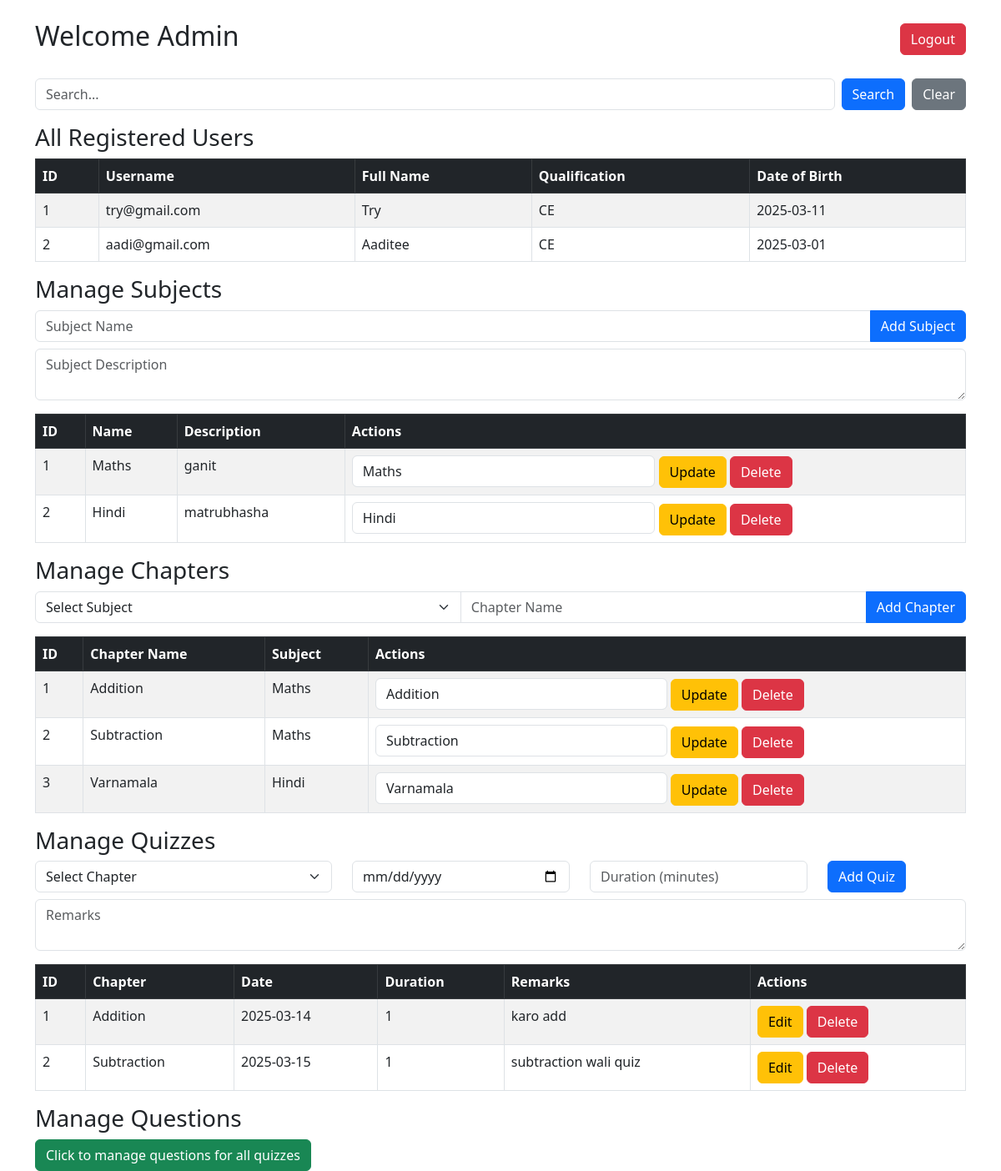
The app's page /admin_dashboard (signed in), older data.
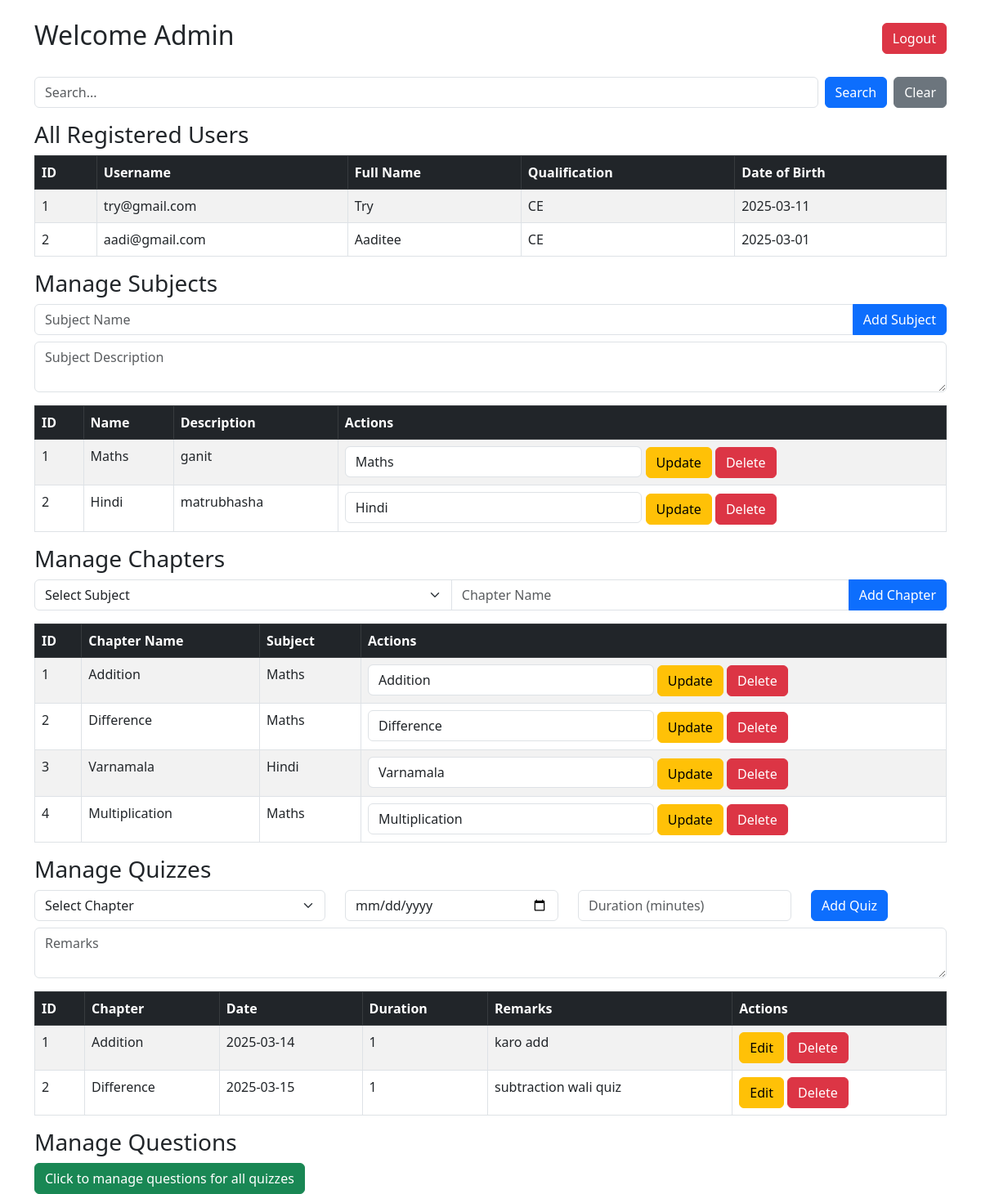
The same page, newer data.
### models/models.py (models this page shows, shortened)
class User(db.Model):
    id = db.Column(db.Integer, primary_key=True)
    username = db.Column(db.String(100), unique=True, nullable=False)
    password = db.Column(db.String(255), nullable=False)
    full_name = db.Column(db.String(200), nullable=False)
    qualification = db.Column(db.String(200))
    dob = db.Column(db.Date, nullable=False)
    scores = db.relationship('QuizScore', backref='user', lazy=True)

class Subject(db.Model):
    id = db.Column(db.Integer, primary_key=True)
    name = db.Column(db.String(100), unique=True, nullable=False)
    description = db.Column(db.Text)
    chapters = db.relationship('Chapter', backref='subject', lazy=True)

class Chapter(db.Model):
    id = db.Column(db.Integer, primary_key=True)
    name = db.Column(db.String(100), nullable=False)
    subject_id = db.Column(db.Integer, db.ForeignKey('subject.id'), nullable=False)
    quizzes = db.relationship('Quiz', backref='chapter', lazy=True)

class Quiz(db.Model):
    id = db.Column(db.Integer, primary_key=True)
    chapter_id = db.Column(db.Integer, db.ForeignKey('chapter.id'), nullable=False)
    date_of_quiz = db.Column(db.Date)
    time_duration = db.Column(db.Integer)  # Store duration in minutes
    remarks = db.Column(db.Text)
    questions = db.relationship('Question', backref='quiz', lazy=True)

### app.py (the view, shortened to what this page needs)
@app.route('/admin_dashboard', methods=['GET', 'POST'])
def admin_dashboard():
    if 'admin_logged_in' not in session:
        return redirect(url_for('auth.admin_login'))
    users = User.query.all()
    subjects = Subject.query.all()
    chapters = Chapter.query.all()
    quizzes = Quiz.query.all()
    search_query = request.args.get('search_query', '').strip()
    if search_query:
        users = User.query.filter(
            (User.username.ilike(f"%{search_query}%")) |
            (User.full_name.ilike(f"%{search_query}%")) |
            (User.qualification.ilike(f"%{search_query}%"))
        ).all()
        subjects = Subject.query.filter(Subject.name.ilike(f"%{search_query}%")).all()
        chapters = Chapter.query.join(Subject).filter(
            (Chapter.name.ilike(f"%{search_query}%")) |
            (Subject.name.ilike(f"%{search_query}%"))
        ).all()
        quizzes = Quiz.query.join(Chapter).filter(
            (Chapter.name.ilike(f"%{search_query}%")) |
            (Quiz.remarks.ilike(f"%{search_query}%"))
        ).all()
        show_users = bool(users)
        show_subjects = bool(subjects)
        show_chapters = bool(chapters)
        show_quizzes = bool(quizzes)
    else:
        show_users = show_subjects = show_quizzes = show_chapters = True
    return render_template('admin_dashboard.html', users=users, subjects=subjects, chapters=chapters, quizzes=quizzes, search_query=search_query, show_users=show_users, show_subjects=show_subjects, show_chapters = show_chapters, show_quizzes=show_quizzes
    )

### templates/admin_dashboard.html (shortened to what the changed rows need)
<!DOCTYPE html>
<html lang="en">
<head>
    <link href="https://cdn.jsdelivr.net/npm/bootstrap@5.3.0/dist/css/bootstrap.min.css" rel="stylesheet">
</head>
<body class="container mt-4">
    {% include 'toastr.html' %}
    <div class="d-flex justify-content-between align-items-center mb-4">
        <h2>Welcome Admin</h2>
    </div>
    {% if show_users %}
    <table class="table table-striped table-bordered">
        <thead class="table-dark">
            <tr>
                <th>ID</th>
                <th>Username</th>
                <th>Full Name</th>
                <th>Qualification</th>
                <th>Date of Birth</th>
            </tr>
        </thead>
        <tbody>
            {% for user in users %}
            <tr>
                <td>{{ user.id }}</td>
                <td>{{ user.username }}</td>
                <td>{{ user.full_name }}</td>
                <td>{{ user.qualification or 'N/A' }}</td>
                <td>{{ user.dob.strftime('%Y-%m-%d') }}</td>
            </tr>
            {% endfor %}
        </tbody>
    </table>
    {% endif %}
    {% if show_subjects %}
    <table class="table table-striped table-bordered">
        <thead class="table-dark">
            <tr>
                <th>ID</th>
                <th>Name</th>
                <th>Description</th>
                <th>Actions</th>
            </tr>
        </thead>
        <tbody>
            {% for subject in subjects %}
            <tr>
                <td>{{ subject.id }}</td>
                <td>{{ subject.name }}</td>
                <td>{{ subject.description or 'N/A' }}</td>
                <td>
                    <form method="POST" action="{{ url_for('admin_dashboard') }}" class="d-inline">
                        <input type="text" name="name" value="{{ subject.name }}" required class="form-control d-inline w-50">
                        <button type="submit" class="btn btn-warning">Update</button>
                    </form>
                    <form method="POST" action="{{ url_for('admin_dashboard') }}" class="d-inline">
                        <button type="submit" class="btn btn-danger" onclick="return confirm('Are you sure?')">Delete</button>
                    </form>
                </td>
            </tr>
            {% endfor %}
        </tbody>
    </table>
    {% endif %}
    {% if show_chapters %}
    <table class="table table-striped table-bordered">
        <thead class="table-dark">
            <tr>
                <th>ID</th>
                <th>Chapter Name</th>
                <th>Subject</th>
                <th>Actions</th>
            </tr>
        </thead>
        <tbody>
            {% for chapter in chapters %}
            <tr>
                <td>{{ chapter.id }}</td>
                <td>{{ chapter.name }}</td>
                <td>{{ chapter.subject.name }}</td>
                <td>
                    <form method="POST" action="{{ url_for('admin_dashboard') }}" class="d-inline">
                        <input type="text" name="name" value="{{ chapter.name }}" required class="form-control d-inline w-50">
                        <button type="submit" class="btn btn-warning">Update</button>
                    </form>
                    <form method="POST" action="{{ url_for('admin_dashboard') }}" class="d-inline">
                        <button type="submit" class="btn btn-danger" onclick="return confirm('Are you sure?')">Delete</button>
                    </form>
                </td>
            </tr>
            {% endfor %}
        </tbody>
    </table>
    {% endif %}
    {% if show_quizzes %}
    <table class="table table-striped table-bordered">
        <thead class="table-dark">
            <tr>
                <th>ID</th>
                <th>Chapter</th>
                <th>Date</th>
                <th>Duration</th>
                <th>Remarks</th>
                <th>Actions</th>
            </tr>
        </thead>
        <tbody>
            {% for quiz in quizzes %}
            <tr>
                <td>{{ quiz.id }}</td>
                <td>{{ quiz.chapter.name }}</td>
                <td>{{ quiz.date_of_quiz }}</td>
                <td>{{ quiz.time_duration }}</td>
                <td>{{ quiz.remarks or 'N/A' }}</td>
                <td>
                    <form method="POST" action="{{ url_for('admin_dashboard') }}" class="d-inline">
                        <button type="submit" class="btn btn-warning">Edit</button>
                    </form>
                    <form method="POST" action="{{ url_for('admin_dashboard') }}" class="d-inline">
                        <button type="submit" class="btn btn-danger" onclick="return confirm('Are you sure?')">Delete</button>
                    </form>
                </td>
            </tr>
            {% endfor %}
        </tbody>
    </table>
    {% endif %}
</body>
</html>

Row changes from the older to the newer data that the page shows:
changed Chapter id 2: name "Subtraction" → "Difference"
added Chapter: id "4", name "Multiplication", subject.name "Maths"
changed through a linked row, Quiz "subtraction wali quiz": chapter.name "Subtraction" → "Difference"
